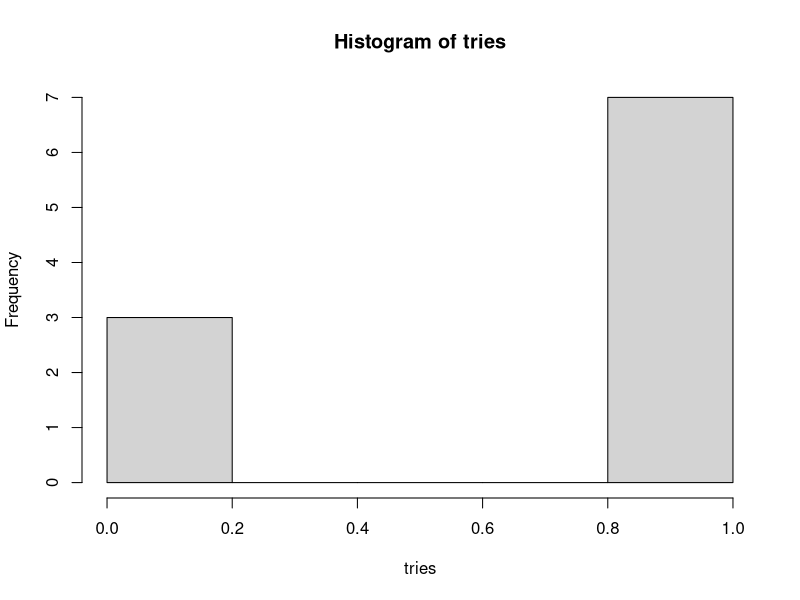
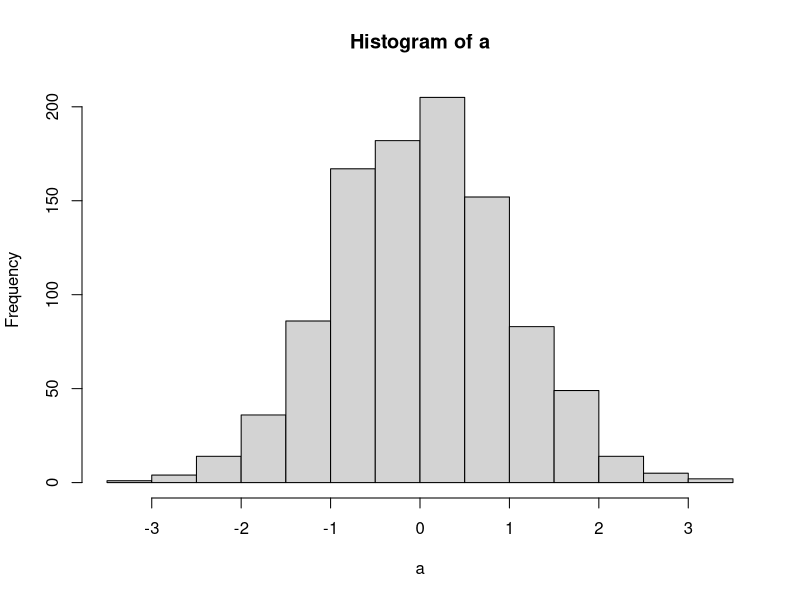
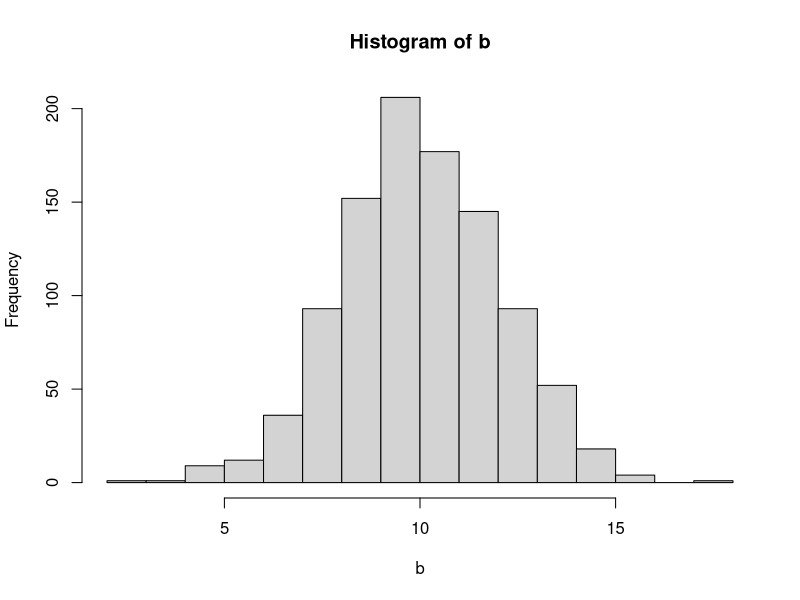
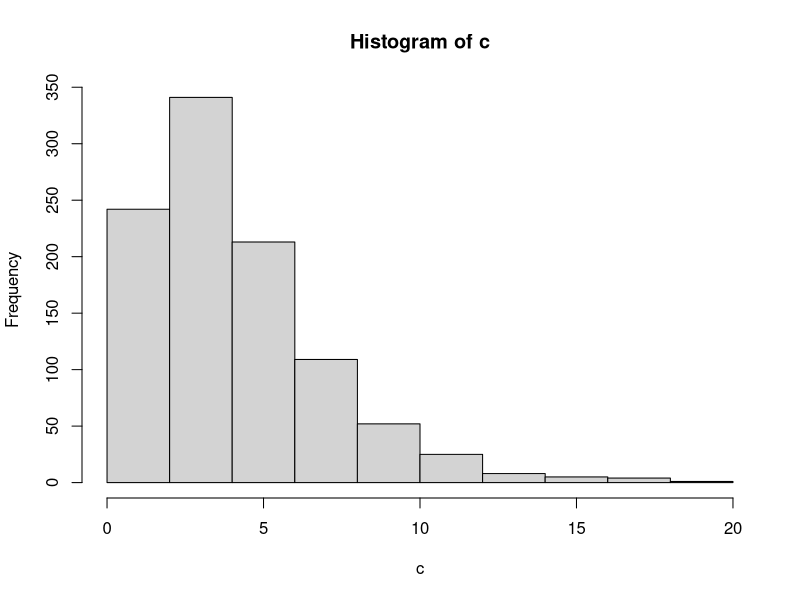
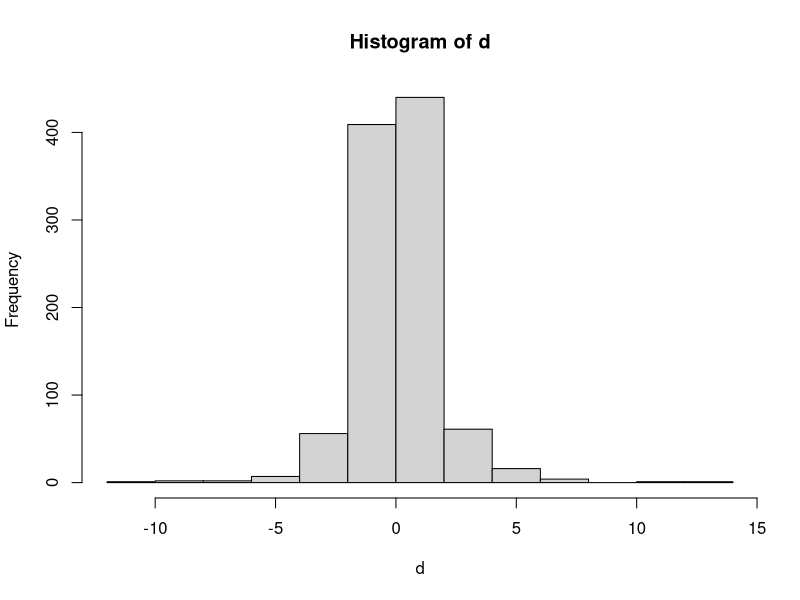
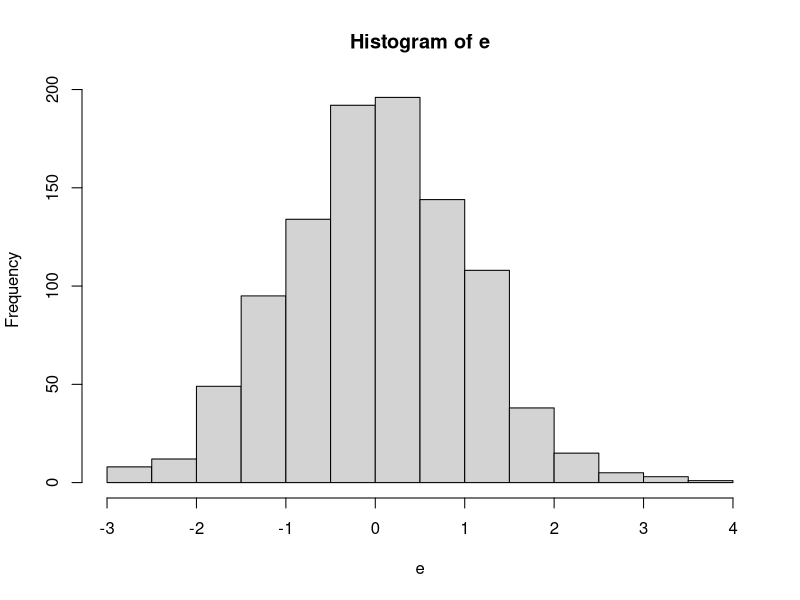
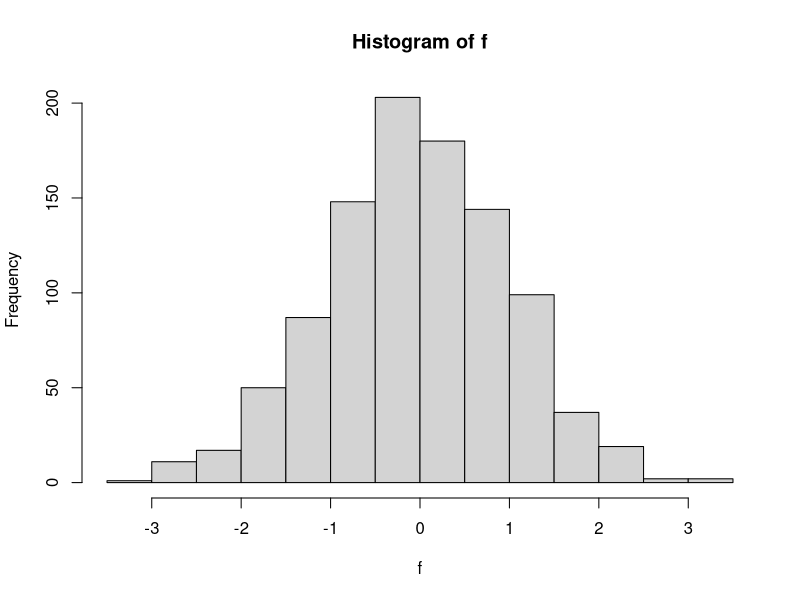
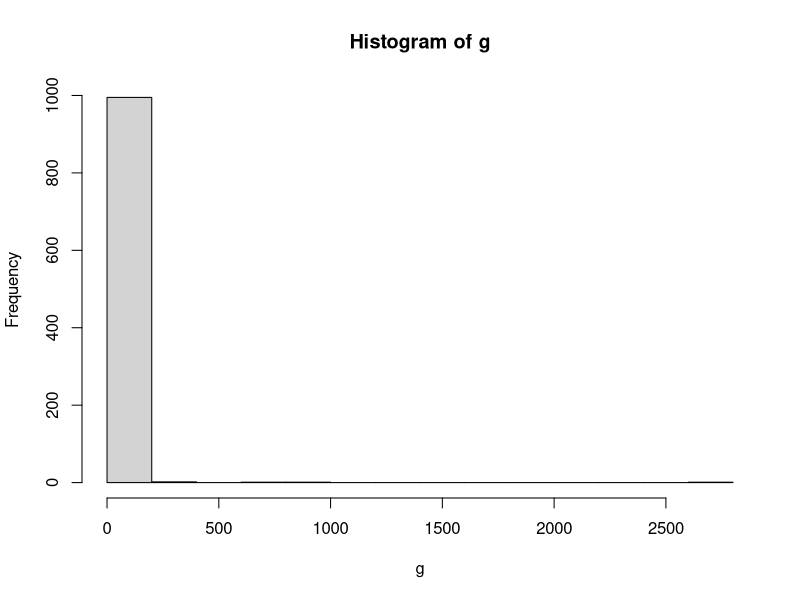

These figures' R source, in order:
# Practica 3, parte 1
# Introduccion a la econometria
# Jose Ignacio Hernandez

# Numeros aleatorios y ley de los grandes numeros

# Lanzamiento de una moneda

R = 10

tries = runif(R)
tries = round(R)

tries = round(runif(R))

# Histograma
hist(tries)

# Distribuciones de probabilidad relevantes

# Distribucion normal
a = rnorm(1000)
b = rnorm(1000,10,2)

hist(a)
hist(b)

# Distribucion Chi cuadrada
c = rchisq(1000,4)

hist(c)

# Distribucion t student
d = rt(1000,3)
e = rt(1000,50)
f = rt(1000,800)

hist(d)
hist(e)
hist(f)

# Distribucion F
g = rf(1000,2,2)
h = rf(1000,10,10)
i = rf(1000,100,10)

hist(g)
hist(h)
hist(i)
